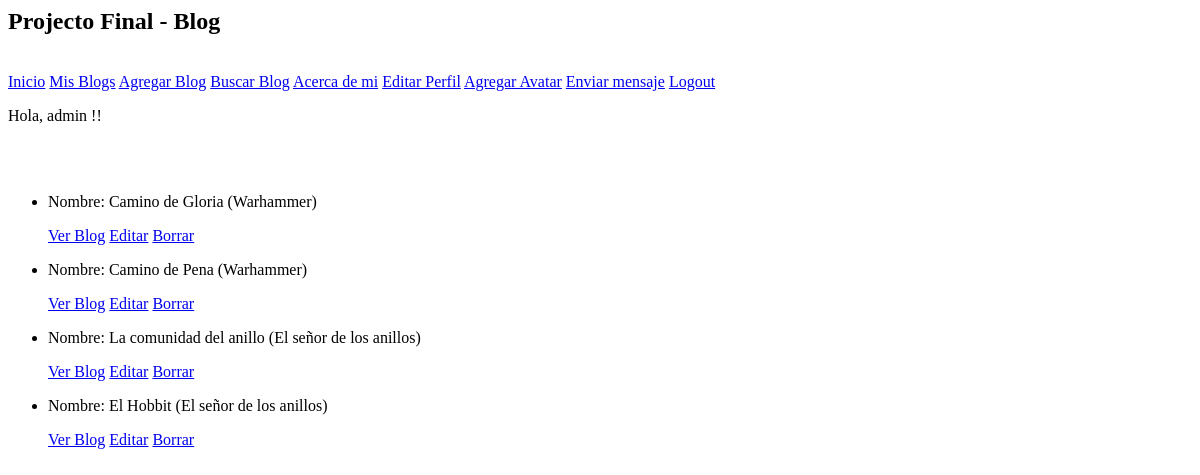
Page /Blog/blogs-list/ (signed in) on the earlier database version.
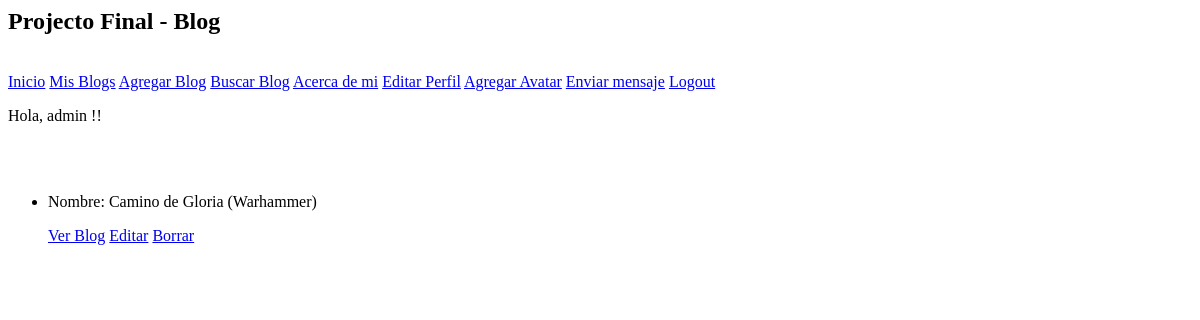
Same page on the later database version.
### Blog/models.py (models this page shows, shortened)
class Blog(models.Model):
    class Meta:
        verbose_name_plural = "Blogs"
    nombre = models.CharField(max_length=50)
    tema = models.CharField(max_length=50)
    fecha = models.DateField(null=True)
    cuerpo = models.CharField(max_length=1000, null=True)
    autor_nombre_completo = models.CharField(max_length=50, null=True)

### Blog/views.py (the view)
# urls.py: path("blogs-list/", BlogsList.as_view(), name="BlogList"),
class BlogsList(LoginRequiredMixin, ListView):
    model = Blog
    template_name = "Blog/blogs-list.html"

### Blog/templates/Blog/blogs-list.html
{% extends "Blog/madre.html" %}
{% load static %}
{% block inserte_aqui_su_contenido %}
<ul>
    {% for Blog in object_list %}
    <li>
        <p>Nombre: {{ Blog.nombre }} ({{ Blog.tema }})</p>
        <p>
            <a href="{% url 'BlogDetail' Blog.id %}">Ver Blog</a>
            <a href="{% url 'BlogUpdate' Blog.id %}">Editar</a>
            <a href="{% url 'BlogDelete' Blog.id %}">Borrar</a>
        </p>
    </li>
    {% endfor %}
</ul>
{% endblock %}

### Blog/templates/Blog/madre.html (shortened to what this page needs)
<h2>Projecto Final - Blog </h2>
<a href="{% url 'inicio' %}">Inicio</a>
<a href="{% url 'BlogList' %}">Mis Blogs</a>
<a href="{% url 'BlogNew' %}">Agregar Blog</a>
<a href="{% url 'busqueda-2' %}">Buscar Blog</a>
<a href="{% url 'About-me' %}">Acerca de mi</a>
{% if request.user.is_authenticated %}
    <a href="{% url 'EditarPerfil' %}">Editar Perfil</a>
    <a href="{% url 'AgregarAvatar' %}">Agregar Avatar</a>
    <a href="{% url 'Formulario-de-mensajes' %}">Enviar mensaje</a>
    <a href="{% url 'Logout' %}">Logout</a>
    <p> Hola, {{ user.username }} !!</p>
{% endif %}
{% block inserte_aqui_su_contenido %}
{% endblock %}

Differences in the rows shown:
removed Blog: nombre "Camino de Pena", tema "Warhammer"
removed Blog: nombre "La comunidad del anillo", tema "El señor de los anillos"
removed Blog: nombre "El Hobbit", tema "El señor de los anillos"
